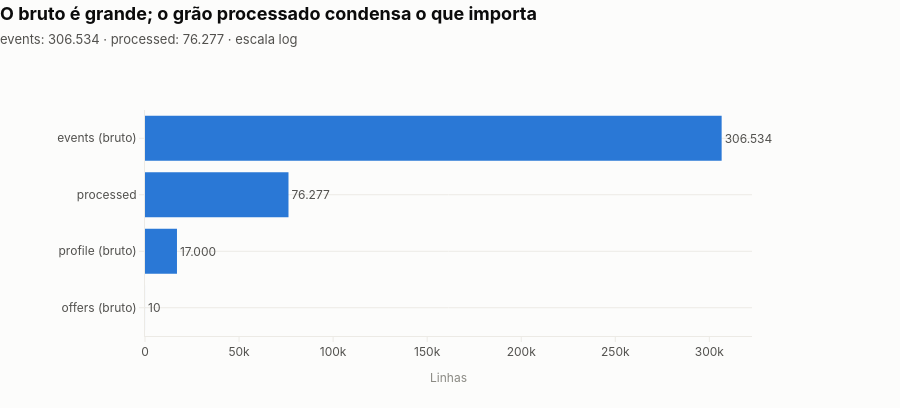
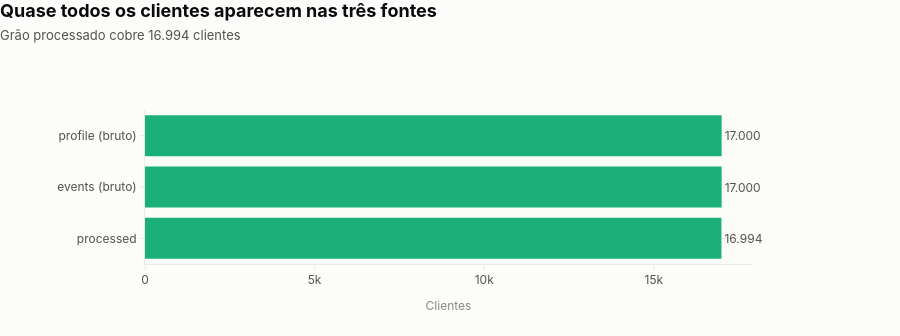
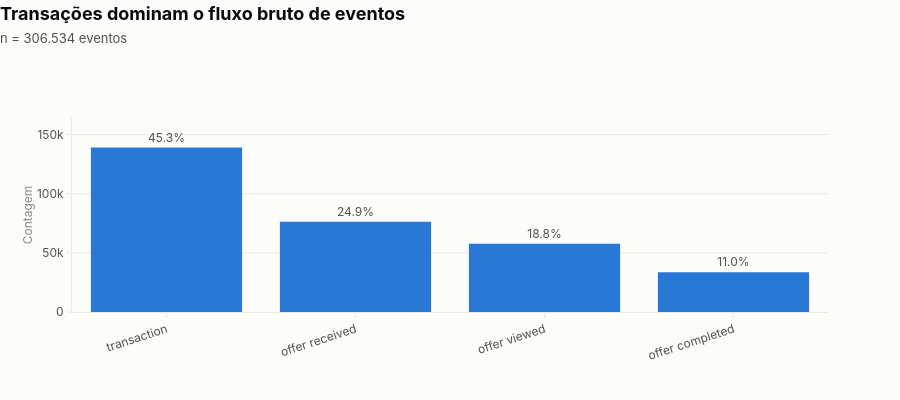

Notebook source saved alongside these figures, in order:
### Markdown cell above
## 2. Panorama dos dados

Fonte: raw e processed. Mede a volumetria das fontes e do grão analítico antes de interpretar qualquer taxa.

### Code cell
from pyspark.sql import functions as F

from src import viz
from src.viz import (
    format_pt_br,
    horizontal_bars,
    setup_theme,
    vertical_share_bars,
)

# SPARK REDUCE
n_linhas = processed.count()
n_clientes = processed.select("account_id").distinct().count()
n_ofertas_processed = processed.select("offer_id").distinct().count()
n_events = events.count()

eventos_por_tipo = (
    events.groupBy("event")
    .agg(F.count("*").alias("eventos"), F.min("time").alias("primeiro_dia"))
    .toPandas()
    .sort_values("eventos", ascending=False)
    .reset_index(drop=True)
)

volumetria = pd.DataFrame([
    {
        "fonte": "events (bruto)",
        "linhas": n_events,
        "clientes": events.select("account_id").distinct().count(),
        "ofertas": pd.NA,
        "grao": "eventos de 4 tipos",
    },
    {
        "fonte": "profile (bruto)",
        "linhas": profile.count(),
        "clientes": profile.select("account_id").distinct().count(),
        "ofertas": pd.NA,
        "grao": "1 linha por cliente",
    },
    {
        "fonte": "offers (bruto)",
        "linhas": offers.count(),
        "clientes": pd.NA,
        "ofertas": offers.select("id").distinct().count(),
        "grao": "catálogo de ofertas",
    },
    {
        "fonte": "processed",
        "linhas": n_linhas,
        "clientes": n_clientes,
        "ofertas": n_ofertas_processed,
        "grao": "(account_id, offer_id, received_time)",
    },
])

# PANDAS ANALYSIS
eventos_por_tipo["fracao"] = eventos_por_tipo["eventos"] / eventos_por_tipo["eventos"].sum()

display(volumetria)
display(eventos_por_tipo)

ratio = n_linhas / n_events
print(
    f"O grão processado condensa {format_pt_br(n_events)} eventos brutos em "
    f"{format_pt_br(n_linhas)} recebimentos ({ratio:.1%} do volume de eventos), "
    f"cobrindo {format_pt_br(n_clientes)} clientes e as {n_ofertas_processed} ofertas do catálogo."
)

setup_theme()

horizontal_bars(
    volumetria,
    category="fonte",
    value="linhas",
    title="O bruto é grande; o grão processado condensa o que importa",
    subtitle=f"events: {format_pt_br(n_events)} · processed: {format_pt_br(n_linhas)} · escala log",
    xlabel="Linhas",
    log_scale=False,
).show()

horizontal_bars(
    volumetria.dropna(subset=["clientes"]),
    category="fonte",
    value="clientes",
    title="Quase todos os clientes aparecem nas três fontes",
    subtitle=f"Grão processado cobre {format_pt_br(n_clientes)} clientes",
    xlabel="Clientes",
    color=viz.palette()[1],
).show()

vertical_share_bars(
    eventos_por_tipo,
    category="event",
    value="eventos",
    share="fracao",
    title="Transações dominam o fluxo bruto de eventos",
    subtitle=f"n = {format_pt_br(n_events)} eventos",
).show()

### Figure 1 — Plotly figure (JSON) as saved in the notebook; plotly's stock layout.template omitted (floating-point values rounded to 4 significant figures)
{"data": [{"cliponaxis": false, "hovertemplate": "%{y}<br>%{x:,.0f}<extra></extra>", "marker": {"color": "#2a78d6", "line": {"width": 0}}, "orientation": "h", "text": ["10", "17.000", "76.277", "306.534"], "textfont": {"color": "#52514e", "size": 12}, "textposition": "outside", "type": "bar", "x": [10, 17000, 76277, 306534], "y": ["offers (bruto)", "profile (bruto)", "processed", "events (bruto)"]}], "layout": {"height": 408, "margin": {"b": 72, "l": 145, "r": 148, "t": 110}, "showlegend": false, "title": {"text": "<b>O bruto é grande; o grão processado condensa o que importa</b><br><span style='font-size:13px;color:#52514e'>events: 306.534 · processed: 76.277 · escala log</span>"}, "xaxis": {"automargin": true, "title": {"text": "Linhas"}}, "yaxis": {"automargin": true, "title": {"text": ""}}}}

### Figure 2 — Plotly figure (JSON) as saved in the notebook; plotly's stock layout.template omitted (floating-point values rounded to 4 significant figures)
{"data": [{"cliponaxis": false, "hovertemplate": "%{y}<br>%{x:,.0f}<extra></extra>", "marker": {"color": "#1baf7a", "line": {"width": 0}}, "orientation": "h", "text": ["16.994", "17.000", "17.000"], "textfont": {"color": "#52514e", "size": 12}, "textposition": "outside", "type": "bar", "x": [16994, 17000, 17000], "y": ["processed", "events (bruto)", "profile (bruto)"]}], "layout": {"height": 336, "margin": {"b": 72, "l": 145, "r": 148, "t": 110}, "showlegend": false, "title": {"text": "<b>Quase todos os clientes aparecem nas três fontes</b><br><span style='font-size:13px;color:#52514e'>Grão processado cobre 16.994 clientes</span>"}, "xaxis": {"automargin": true, "title": {"text": "Clientes"}}, "yaxis": {"automargin": true, "title": {"text": ""}}}}

### Figure 3 — Plotly figure (JSON) as saved in the notebook; plotly's stock layout.template omitted (floating-point values rounded to 4 significant figures)
{"data": [{"cliponaxis": false, "hovertemplate": "%{x}<br>%{y:,.0f}<br>%{text}<extra></extra>", "marker": {"color": "#2a78d6"}, "text": ["45.3%", "24.9%", "18.8%", "11.0%"], "textfont": {"color": "#52514e", "size": 12}, "textposition": "outside", "type": "bar", "x": ["transaction", "offer received", "offer viewed", "offer completed"], "y": [138953, 76277, 57725, 33579]}], "layout": {"height": 400, "margin": {"b": 88, "l": 72, "r": 72, "t": 118}, "showlegend": false, "title": {"text": "<b>Transações dominam o fluxo bruto de eventos</b><br><span style='font-size:13px;color:#52514e'>n = 306.534 eventos</span>"}, "xaxis": {"automargin": true, "tickangle": -18, "title": {"text": ""}}, "yaxis": {"automargin": true, "range": [0, 164000.0], "title": {"text": "Contagem"}}}}
